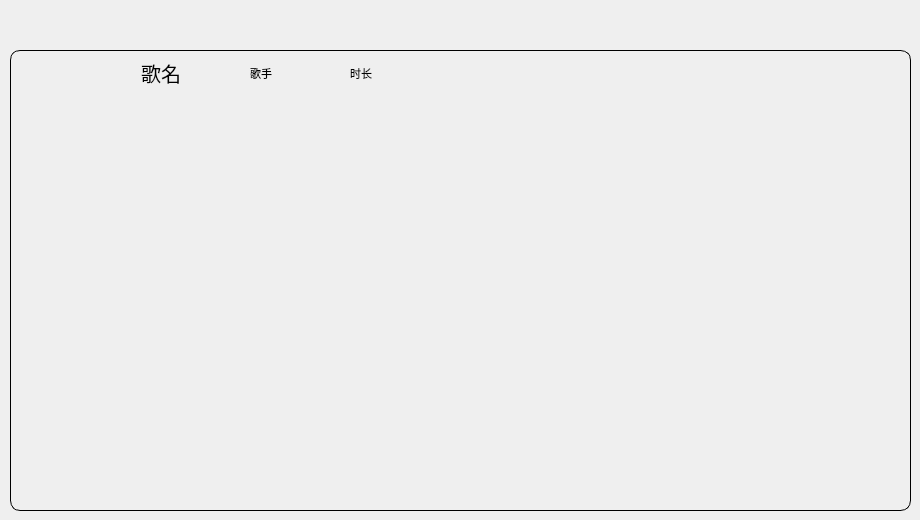
   <widget class="QWidget" name="page_5">
    <widget class="QTableWidget" name="tableWidget_2">
     <property name="geometry">
      <rect>
       <x>10</x>
       <y>50</y>
       <width>901</width>
       <height>461</height>
      </rect>
     </property>
     <property name="styleSheet">
      <string notr="true">QTableView{
	background:transparent;
	border:1px solid A7 A7 A7;
	border-radius:10px;
	font-size:20px;
	font-family:'黑体';
}
 QTableWidget QTableCornerButton::section{
	background:transparent;
}
 QHeaderView{
background:transparent;
	border-radius:10px;
	height:35;
	font-size:20px;
	font-family:'黑体'
}
QHeaderView::section{
background:transparent;
	padding:5px 10px 5px 10px;
	border-radius:10px
}

</string>
     </property>
     <column>
      <property name="text">
       <string/>
      </property>
     </column>
     <column>
      <property name="text">
       <string>歌名</string>
      </property>
     </column>
     <column>
      <property name="text">
       <string>歌手</string>
      </property>
      <property name="font">
       <font>
        <pointsize>8</pointsize>
       </font>
      </property>
      <property name="background">
       <color>
        <red>104</red>
        <green>104</green>
        <blue>104</blue>
       </color>
      </property>
     </column>
     <column>
      <property name="text">
       <string>时长</string>
      </property>
      <property name="font">
       <font>
        <pointsize>8</pointsize>
       </font>
      </property>
      <property name="background">
       <color>
        <red>117</red>
        <green>117</green>
        <blue>117</blue>
       </color>
      </property>
     </column>
     <column>
      <property name="text">
       <string/>
      </property>
     </column>
    </widget>
    <widget class="QPushButton" name="LikeUpDate">
     <property name="geometry">
      <rect>
       <x>60</x>
       <y>10</y>
       <width>31</width>
       <height>31</height>
      </rect>
     </property>
     <property name="styleSheet">
      <string notr="true">image: url(:/image_/reLike.png);</string>
     </property>
     <property name="text">
      <string/>
     </property>
     <property name="flat">
      <bool>true</bool>
     </property>
    </widget>
    <widget class="QLabel" name="LikeState">
     <property name="geometry">
      <rect>
       <x>200</x>
       <y>210</y>
       <width>301</width>
       <height>91</height>
      </rect>
     </property>
     <property name="text">
      <string/>
     </property>
     <property name="scaledContents">
      <bool>true</bool>
     </property>
    </widget>
   </widget>
